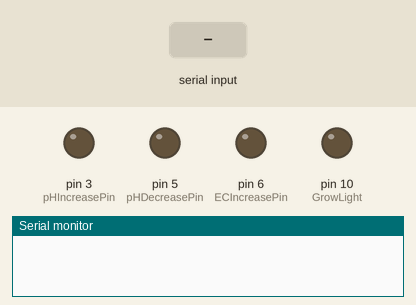
A sketch run on a simulated Arduino Uno, built with avr-gcc and run on an emulated ATmega328P. Parts: output pins drawn as LEDs (lit = HIGH), the last lines printed to the serial monitor. Inputs (shaded band) come from the test bench.

Above: at 1.2 s.
1.3 s: "90/45/200\n" received over Serial
At 2.3 s:
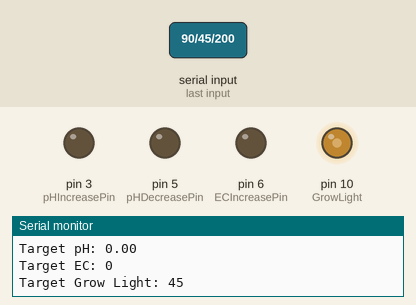
2.8 s: "30/150/10\n" received over Serial
At 3.4 s:
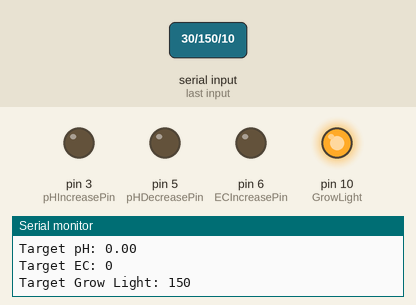
Timing chart, 0 to 5.8 s (numbered marks = the images above; inputs shaded):
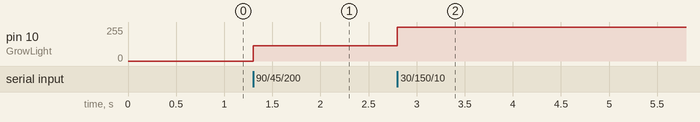

Measured:
- after the input at 1.3 s, pin 10 (GrowLight): 0/255 → 114/255 at once
- after the input at 2.8 s, pin 10 (GrowLight): 114/255 → 255/255 at once

The sketch:

Uno.ino
```cpp
#include <SimpleTimer.h>

const int pHIncreasePin = 3;
const int pHDecreasePin = 5;
const int ECIncreasePin = 6;
const int ECIncreasePin2 = 9;
const int GrowLight = 10;

float pH_Value = 0.0;
int EC_Value = 0;
float target_pH = 0.0;
int target_EC = 0;
float pHError = 0.0;
float ECError = 0.0;
int target_GrowLight = 0;
// int Grow_Light_SetTimer = 0;
const float pH_Tolerance = 0.3;
const int EC_Tolerance = 50;

const unsigned long Dosing_interval = 500000;

SimpleTimer Dosing_pH_timer;
SimpleTimer Dosing_EC_timer;
SimpleTimer Timer;

void setup() {
  Serial.begin(115200);

  pinMode(pHIncreasePin, OUTPUT);
  pinMode(pHDecreasePin, OUTPUT);
  pinMode(ECIncreasePin, OUTPUT);
  pinMode(GrowLight, OUTPUT);

  Dosing_pH_timer.setInterval(Dosing_interval,Dosing_pH);
  Dosing_EC_timer.setInterval(Dosing_interval,Dosing_EC);
  // Thiết lập thời gian đầu tiên cho dosing

}

void loop() {
  receiveTargets();
  Timer.run();
  pHError = pH_Value - target_pH;
  ECError = EC_Value - target_EC;
  if (abs(pHError) > pH_Tolerance){
    Dosing_pH_timer.run();
  }
  if (abs(ECError) > EC_Tolerance){
    Dosing_EC_timer.run();
  }
}

void receiveTargets() {
  if (Serial.available() > 0) {
    String command = Serial.readStringUntil('\n');

    int firstIndex = command.indexOf('/');
    int secondIndex = command.indexOf('/', firstIndex + 1);
    int thirdIndex = command.indexOf('/', secondIndex + 1);
    int GrowLightIndex = command.indexOf('/',thirdIndex+1);
    if (firstIndex >= 0 && secondIndex >= 0 && thirdIndex >= 0) {
      String pHValueString = command.substring(0, firstIndex);
      pH_Value = pHValueString.toFloat();

      String ECValueString = command.substring(firstIndex + 1, secondIndex);
      EC_Value = ECValueString.toInt();

      String targetValuesString = command.substring(secondIndex + 1, thirdIndex);
      target_pH = targetValuesString.toFloat();

      String targetECString = command.substring(thirdIndex + 1, GrowLightIndex);
      target_EC = targetECString.toInt();
    }


    if (GrowLightIndex >= 0) {
      String targetGrowLightString = command.substring(GrowLightIndex + 1);//, SetTimerIndex);
      target_GrowLight = targetGrowLightString.toInt();
      analogWrite(GrowLight,target_GrowLight*255/100);
    }

    // In giá trị pH, EC, target pH và target EC lên Serial Monitor
    Serial.print("pH Value: ");
    Serial.println(pH_Value, 2);
    Serial.print("EC Value: ");
    Serial.println(EC_Value);
    Serial.print("Target pH: ");
    Serial.println(target_pH, 2);
    Serial.print("Target EC: ");
    Serial.println(target_EC);
    Serial.print("Target Grow Light: ");
    Serial.println(target_GrowLight);
  }
}

void Dosing_pH(){
  if (pHError > 0) {
    digitalWrite(pHDecreasePin, HIGH);
    Timer.setTimeout(1000L, stop_pHDecrease);
  } else {
    digitalWrite(pHIncreasePin, HIGH);
    Timer.setTimeout(1000L, stop_pHIncrease);
  }
}

void Dosing_EC(){
  if (ECError > 0) {
    //nothing
  } else {
    digitalWrite(ECIncreasePin, HIGH);
    digitalWrite(ECIncreasePin2, HIGH);
    Timer.setTimeout(1000L, stop_ECIncrease);
  }
}

void stop_pHDecrease(){
  digitalWrite(pHDecreasePin, LOW);
}
void stop_pHIncrease(){
  digitalWrite(pHIncreasePin, LOW);
}
void stop_ECIncrease(){
  digitalWrite(ECIncreasePin, LOW);
  digitalWrite(ECIncreasePin2, LOW);
}
```
